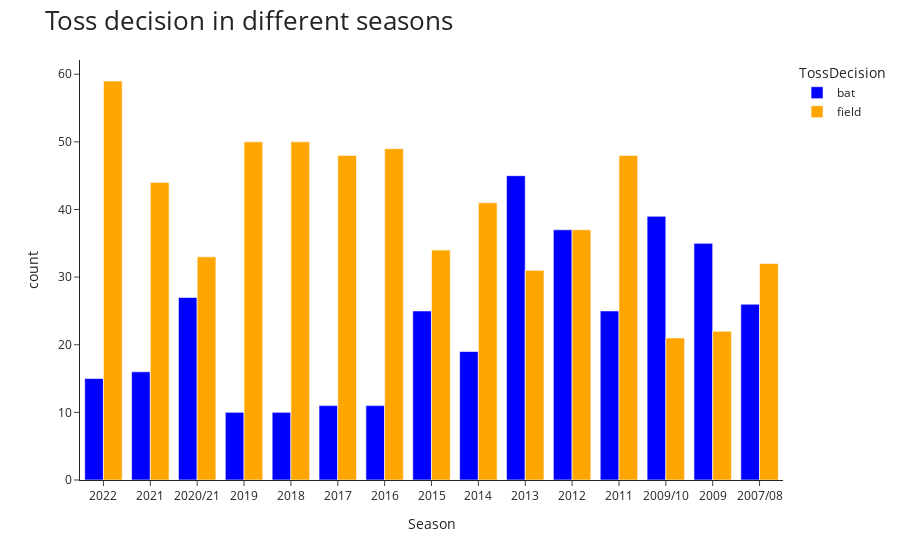

The cell this chart's notebook holds for it:
### Markdown cell above
# Toss decision across seasons

### Code cell
colors = ['blue', 'orange']
fig=px.histogram(data_frame=match_data,x='Season',color='TossDecision',color_discrete_sequence=colors,barmode='group')#barmode='group' is for group
fig.update_layout(title="Toss decision in different seasons",
                  titlefont={'size': 26},template='simple_white'     
                  )
# fig.update_traces(marker_line_color='black',
#                  marker_line_width=2.5, opacity=1)
fig.show()

### Figure 1 — Plotly figure (JSON) as saved in the notebook; plotly's stock layout.template omitted (floating-point values rounded to 4 significant figures; data arrays with more than 128 entries replaced by an {"elided": "..."} marker saying what was removed)
{"data": [{"alignmentgroup": "True", "bingroup": "x", "hovertemplate": "TossDecision=bat<br>Season=%{x}<br>count=%{y}<extra></extra>", "legendgroup": "bat", "marker": {"color": "blue", "pattern": {"shape": ""}}, "name": "bat", "offsetgroup": "bat", "orientation": "v", "showlegend": true, "type": "histogram", "x": {"elided": "351 str values"}, "xaxis": "x", "yaxis": "y"}, {"alignmentgroup": "True", "bingroup": "x", "hovertemplate": "TossDecision=field<br>Season=%{x}<br>count=%{y}<extra></extra>", "legendgroup": "field", "marker": {"color": "orange", "pattern": {"shape": ""}}, "name": "field", "offsetgroup": "field", "orientation": "v", "showlegend": true, "type": "histogram", "x": {"elided": "599 str values"}, "xaxis": "x", "yaxis": "y"}], "layout": {"barmode": "group", "legend": {"title": {"text": "TossDecision"}, "tracegroupgap": 0}, "margin": {"t": 60}, "title": {"font": {"size": 26}, "text": "Toss decision in different seasons"}, "xaxis": {"anchor": "y", "domain": [0, 1], "title": {"text": "Season"}}, "yaxis": {"anchor": "x", "domain": [0, 1], "title": {"text": "count"}}}}
